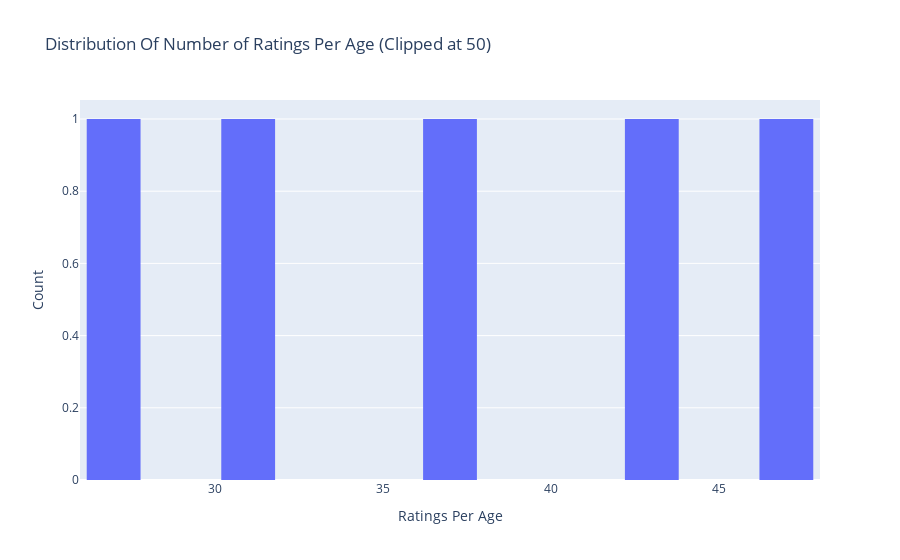

Notebook code for this chart:
### Markdown cell above
## Ratings Distribution By Age

### Code cell
# Number of ratings per user
data = df.groupby('age')['rating'].count().clip(upper=50)

# Create trace
trace = go.Histogram(x = data.values,
                     name = 'Ratings',
                     xbins = dict(start = 0,
                                  end = 50,
                                  size = 2))
# Create layout
layout = go.Layout(title = 'Distribution Of Number of Ratings Per Age (Clipped at 50)',
                   xaxis = dict(title = 'Ratings Per Age'),
                   yaxis = dict(title = 'Count'),
                   bargap = 0.2)

# Create plot
fig = go.Figure(data=[trace], layout=layout)
iplot(fig)

### Figure 1 — Plotly figure (JSON) as saved in the notebook; plotly's stock layout.template omitted (floating-point values rounded to 4 significant figures)
{"data": [{"name": "Ratings", "type": "histogram", "x": [43, 31, 27, 50, 50, 50, 50, 50, 50, 50, 50, 50, 50, 50, 50, 50, 50, 50, 50, 50, 50, 50, 50, 50, 50, 50, 50, 50, 50, 50, 50, 50, 50, 50, 50, 50, 50, 50, 50, 50, 50, 50, 50, 50, 50, 50, 50, 50, 50, 50, 50, 50, 46, 50, 50, 50, 37, 50, 50, 50, 50], "xbins": {"end": 50, "size": 2, "start": 0}}], "layout": {"bargap": 0.2, "title": {"text": "Distribution Of Number of Ratings Per Age (Clipped at 50)"}, "xaxis": {"title": {"text": "Ratings Per Age"}}, "yaxis": {"title": {"text": "Count"}}}}
